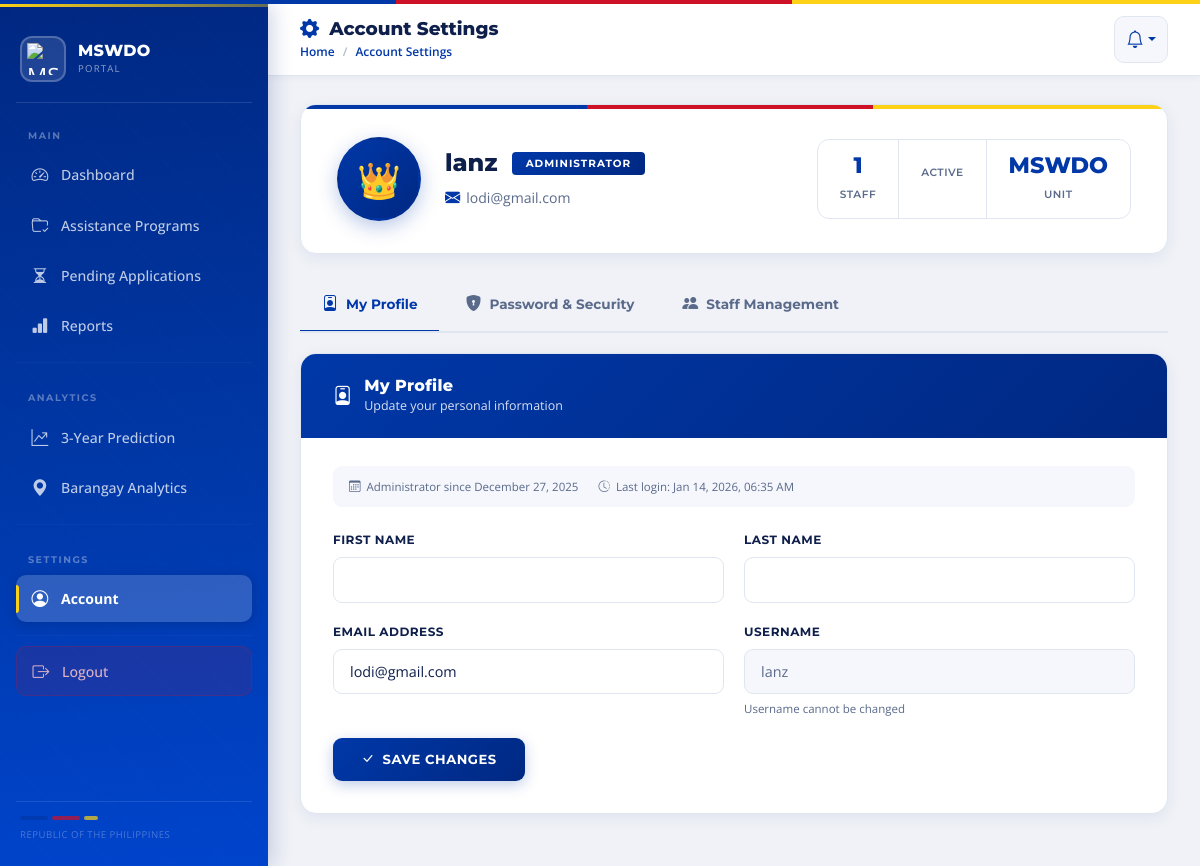
Page /admin_account/ (signed in) on the earlier database version.
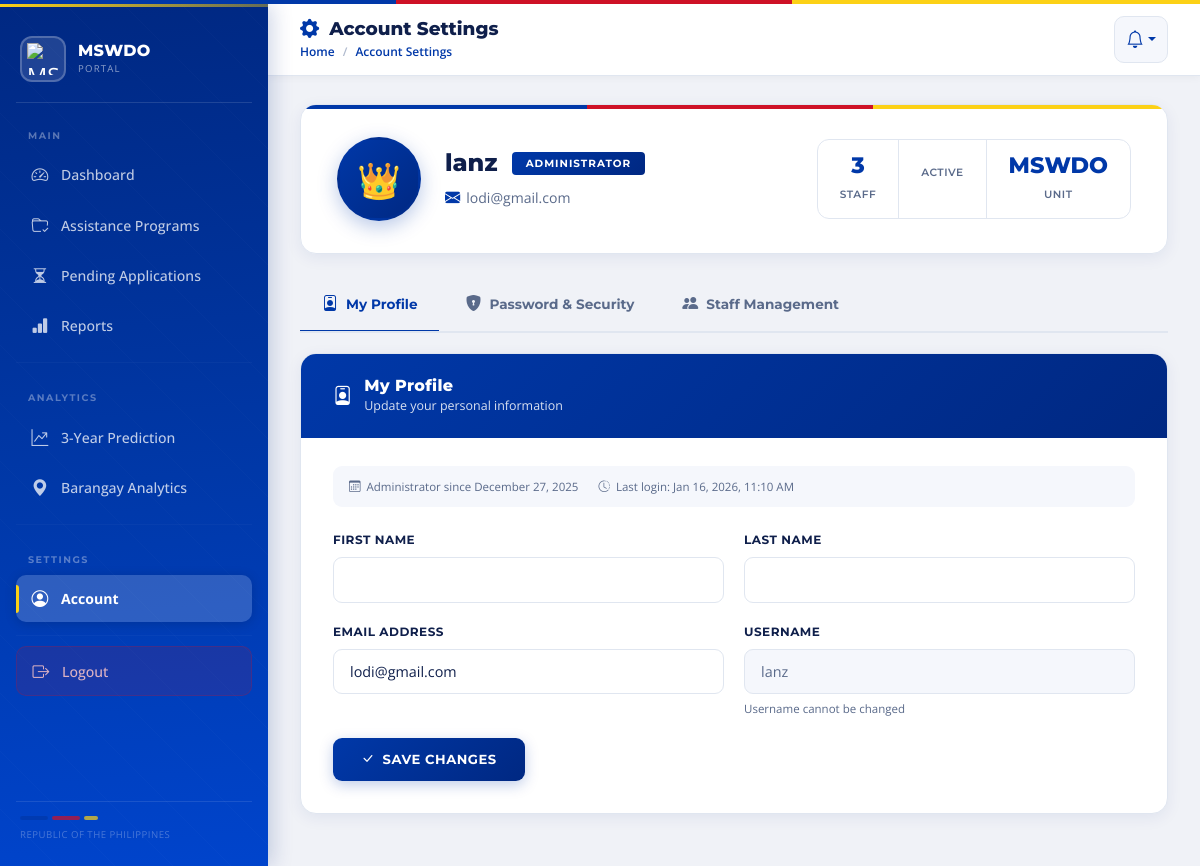
Same page on the later database version.
### core/models.py (models this page shows)
class User(AbstractUser):
    ROLES = (
        ('admin', 'Admin'),
        ('staff', 'Staff'),
    )
    role = models.CharField(max_length=20, choices=ROLES, default='staff')
    is_verified = models.BooleanField(default=False)
    last_login_time = models.DateTimeField(null=True, blank=True)

### core/views.py (the view)
# urls.py: path('admin_account/', views.admin_account, name='admin_account'),
@login_required
def admin_account(request):
    if getattr(request.user, 'role', None) != 'admin' and not request.user.is_superuser:
        return redirect('dashboard')
    staff_members = User.objects.filter(role='staff')
    return render(request, 'admin_account.html', {
        'admin': request.user,       # 👈 needed by your template
        'staffs': staff_members,     # 👈 rename to match template
    })

### core/context_processors.py (called while the page is built)
def notifications_processor(request):
    if request.user.is_authenticated:
        user_role = getattr(request.user, "role", None)
        if user_role in ["staff", "admin"] or request.user.is_superuser:
            notifications_all = Notification.objects.filter(
                recipient=request.user
            ).order_by('-created_at')
            unread_notifications_count = notifications_all.filter(is_read=False).count()
            notifications = notifications_all[:10]
        else:
            notifications = []
            unread_notifications_count = 0
    else:
        notifications = []
        unread_notifications_count = 0
    return {
        'notifications': notifications,
        'unread_notifications_count': unread_notifications_count,
    }

### core/templates/admin_account.html (shortened to what this page needs)
{% extends "base.html" %}
{% block page_icon %}gear-fill{% endblock %}
{% block page_title %}Account Settings{% endblock %}
{% block breadcrumb %}Account Settings{% endblock %}
{% block content %}
<div class="admin-info-card">
  <div class="admin-info-content">
    <div class="admin-avatar">👑</div>
    <div class="admin-details-left">
      <div class="admin-name-row">
        <h2 class="admin-name">{{ admin.get_full_name|default:admin.username }}</h2>
        <span class="admin-role-badge">Administrator</span>
      </div>
      <div class="admin-meta">
        <i class="bi bi-envelope-fill"></i>
        {{ admin.email }}
      </div>
    </div>
    <div class="admin-stats">
      <div class="admin-stat">
        <span class="admin-stat-num">{{ staffs|length }}</span>
        <span class="admin-stat-label">Staff</span>
      </div>
      <div class="admin-stat">
        <span class="admin-stat-label">Active</span>
      </div>
      <div class="admin-stat">
        <span class="admin-stat-num">MSWDO</span>
        <span class="admin-stat-label">Unit</span>
      </div>
    </div>
  </div>
</div>
<div class="settings-tabs-nav">
  <button type="button" class="settings-tab-btn active" data-tab="profile">
    <i class="bi bi-person-badge"></i> My Profile
  </button>
  <button type="button" class="settings-tab-btn" data-tab="security">
    <i class="bi bi-shield-lock-fill"></i> Password &amp; Security
  </button>
  <button type="button" class="settings-tab-btn" data-tab="staff">
    <i class="bi bi-people-fill"></i> Staff Management
  </button>
</div>
<div class="settings-tab-panel active" id="tab-profile">
  <div class="settings-card">
    <div class="settings-card-header">
      <i class="bi bi-person-badge" style="font-size:1.2rem;"></i>
      <div>
        <h4>My Profile</h4>
        <p>Update your personal information</p>
      </div>
    </div>
    <div class="settings-card-body">
      <div class="settings-meta-row">
        <span class="settings-input-hint"><i class="bi bi-calendar3"></i> Administrator since {{ admin.date_joined|date:"F d, Y" }}</span>
        <span class="settings-input-hint"><i class="bi bi-clock-history"></i> Last login: {% if admin.last_login %}{{ admin.last_login|date:"M d, Y, h:i A" }}{% else %}—{% endif %}</span>
      </div>
      <form method="post" action="{% url 'admin_update_profile' %}">
        <div class="settings-form-row">
          <div class="settings-form-group">
            <label class="settings-label" for="id_first_name">First Name</label>
            <input type="text" id="id_first_name" name="first_name" class="settings-input" value="{{ admin.first_name }}" required>
          </div>
          <div class="settings-form-group">
            <label class="settings-label" for="id_last_name">Last Name</label>
            <input type="text" id="id_last_name" name="last_name" class="settings-input" value="{{ admin.last_name }}" required>
          </div>
        </div>
        <div class="settings-form-row">
          <div class="settings-form-group">
            <label class="settings-label" for="id_email">Email Address</label>
            <input type="email" id="id_email" name="email" class="settings-input" value="{{ admin.email }}" required>
          </div>
          <div class="settings-form-group">
            <label class="settings-label" for="id_username">Username</label>
            <input type="text" id="id_username" class="settings-input" value="{{ admin.username }}" disabled>
            <div class="settings-input-hint">Username cannot be changed</div>
          </div>
        </div>
        <button type="submit" class="btn-save-settings">
          <i class="bi bi-check-lg"></i> Save Changes
        </button>
      </form>
    </div>
  </div>
</div>
{% endblock %}

Differences in the rows shown:
changed User "lanz": last_login "Jan 14, 2026, 06:35 AM" → "Jan 16, 2026, 11:10 AM"
Other differences:
{{ staffs|length }}: "1" → "3"
